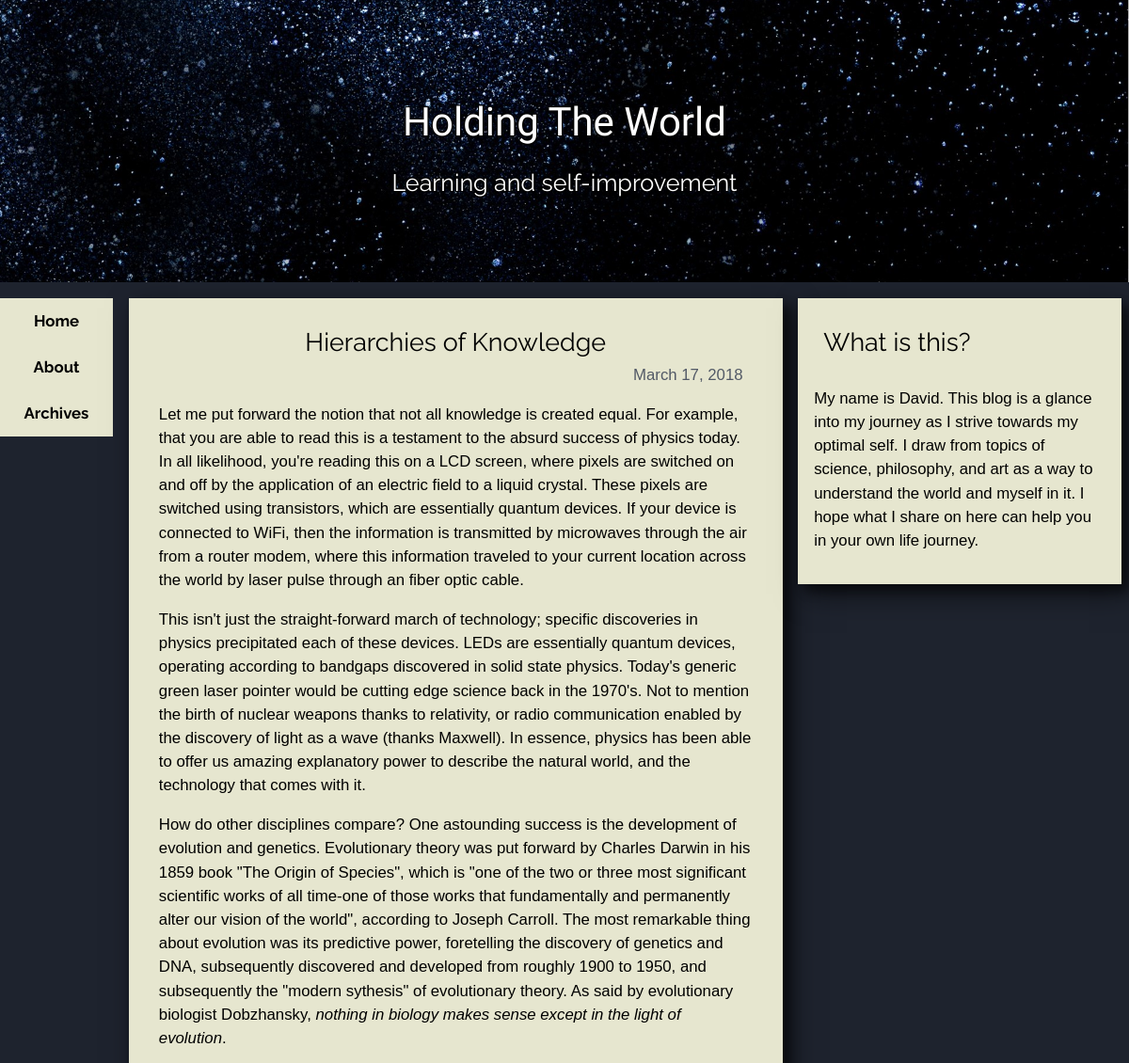
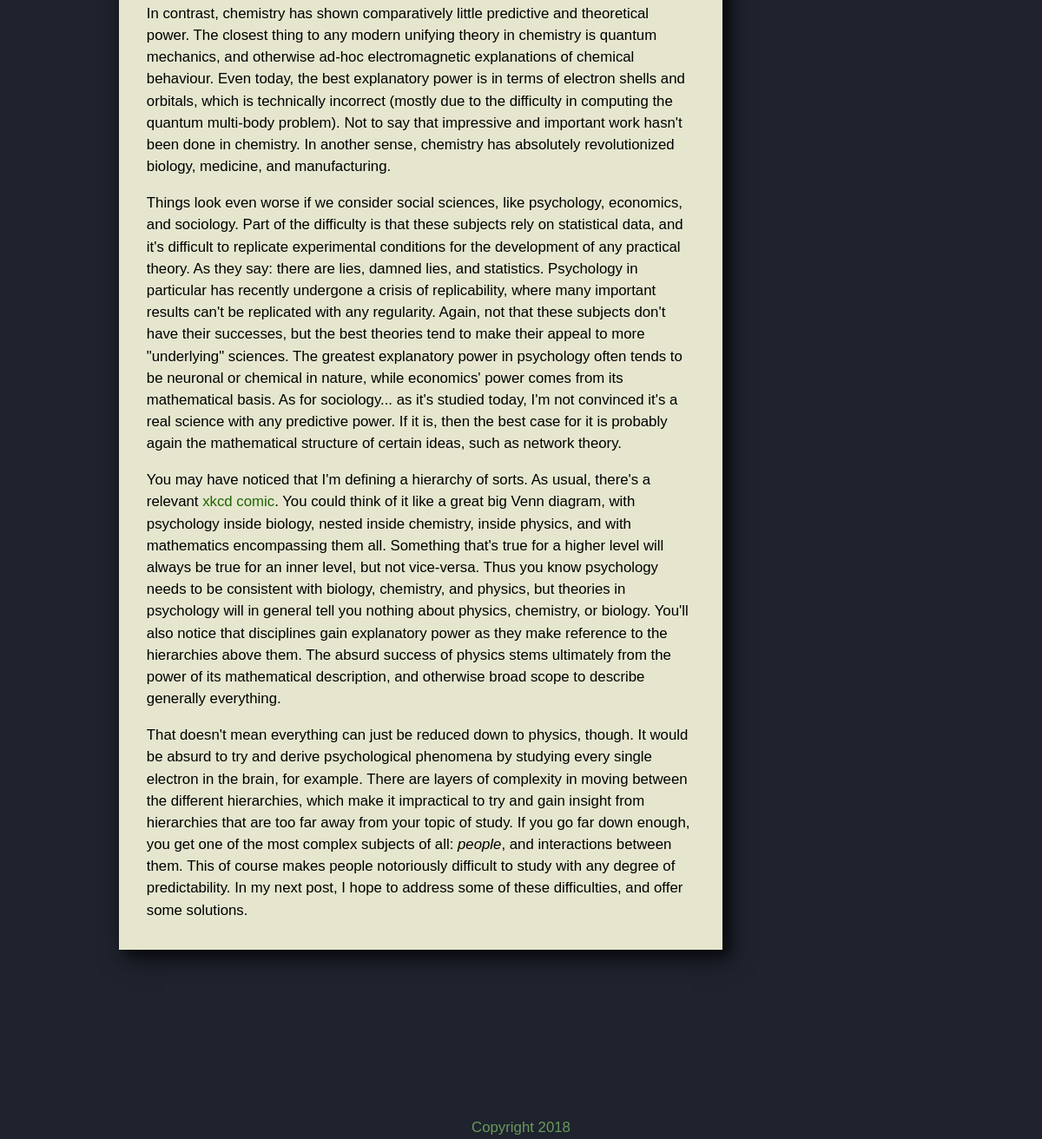
The app's page /blog/hierarchies-of-knowledge/ with its own data (2 pictures, top to bottom).
### blog/models.py (models this page shows, shortened)
class Post(models.Model):
    title = models.CharField(max_length=128)
    body = models.TextField(blank=True)
    slug = models.SlugField(max_length=128, unique=True)
    create_date = models.DateTimeField('Date the post was originally created', auto_now_add=True)
    pub_date = models.DateTimeField('Publish date', blank=True, null=True)
    edit_date = models.DateTimeField('Date post was edited, most recently', auto_now=True)
    tags = models.ManyToManyField(Tag, blank=True)
    snippet = models.TextField('Short section from the body of the text', blank=True)
    published = models.BooleanField('Whether the post is published, or still in edit', default=False)

### blog/views.py (the view)
# urls.py: path('blog/<slug:slug>/', views.page, name='post'),
def page(request, slug):
    post = Post.objects.get(slug=slug)
    context = {'post': post}
    return render(request, 'blog/post.html', context)

### blog/templates/blog/post.html
{% extends "blog/base.html" %}
{% block content %}
    <article class="box">
        <h1>{{ post.title }}</h1>
        <div class="date">{{ post.pub_date.date}}</div>
        {{ post.body|safe }}
    </article>
{% endblock %}

### blog/static/blog/base.css (style rules this page uses)
body { line-height:1.5; overflow-x:hidden; font-family: 'Hind', sans-serif; font-size: 1.05em; }
h1 { font-size: 1.6em; }
article > h1 { text-align: center; }
em { font-style: italic; }
i { font-style: italic; }
a { color: #1f6600; text-decoration: none; }

### blog/static/blog/layout.css (style rules this page uses)
html { box-sizing:border-box }
*,*:before,*:after { box-sizing:inherit }
.box:after,.box:before { content:"";display:table;clear:both }
.col > * { margin: 1em 0.4em; }
.box { padding-bottom: 1em; }
.box > * { margin: 1em 32px 1em 32px; }
@media (min-width:993px) { .col.w2 > * { margin-left: 1em;margin-right: 0.5em } }

### blog/static/blog/modules.css (style rules this page uses)
nav,h1,h2,h3,h4,h5,.button { font-family: "Raleway", sans-serif }

### blog/static/blog/style.css (style rules this page uses)
body { background-color: #1e232e; }
article > .date { text-align: right; margin-top: -1.5em; margin-right: 2.5em; color: #525966; }
.box { color:#000; background-color: #e6e6cf; box-shadow: 8px 10px 28px rgba(0,0,0,0.6), 8px 8px 10px rgba(0,0,0,0.4); }

### records on screen
Post: title "Hierarchies of Knowledge", pub_date "March 17, 2018", body "Let me put forward the notion that not all knowledge is created equal. For example, that you are able to read this is a testament to the absurd success of physics today. In all likelihood, you're reading this on a LCD screen, where pixels are switched on and off by the application of an electric field to a liquid crystal. These pixels are switched using transistors, which are essentially quantum devices. If your device is connected to WiFi, then the information is transmitted by microwaves through the air from a router modem, where this information traveled to your current location across the world by laser pulse through an fiber optic cable. This isn't just the straight-forward march of…"
